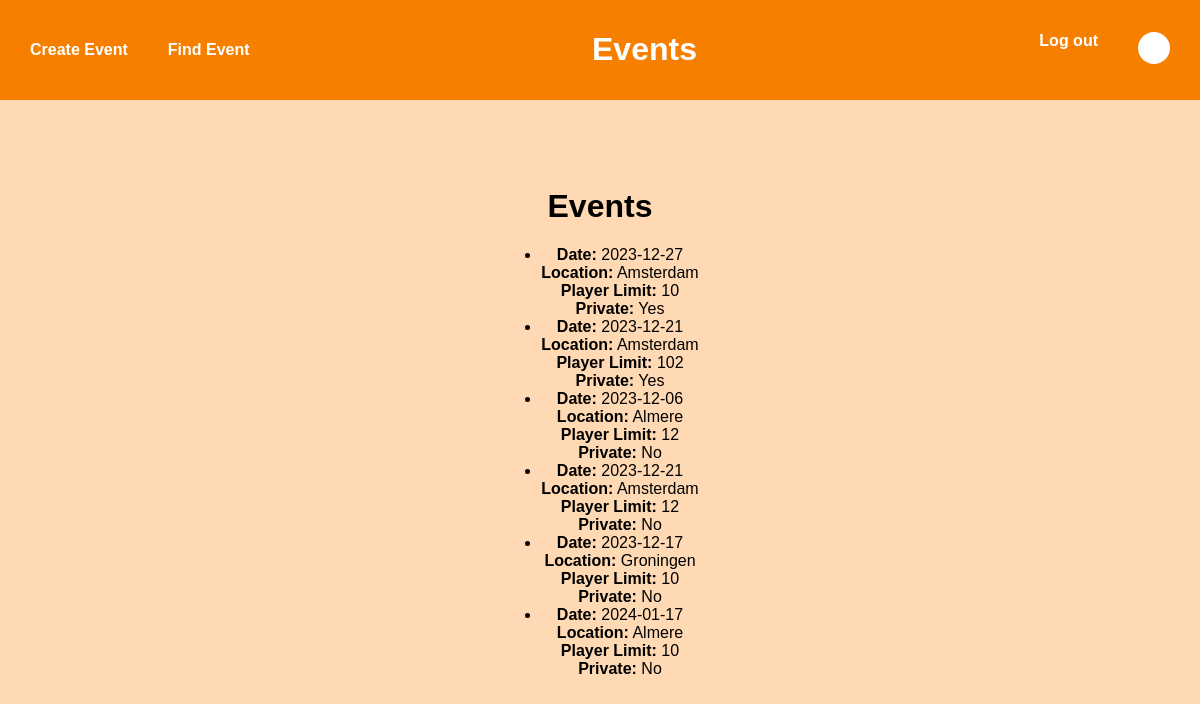
Screenshot of /find (signed in) with the database file from the repository.
### main.py (models this page shows)
class Events(db.Model):
    id = db.Column(db.Integer, primary_key=True)
    date = db.Column(db.String(80))
    location = db.Column(db.String(80))
    player_limit = db.Column(db.Integer, default=4)
    private = db.Column(db.Boolean, default=True)
    password = db.Column(db.String(256))

### main.py (the view)
@app.route("/find", methods=['GET', 'POST'])
@login_required
def find_game():
    all_events = Events.query.all()
    return render_template('find.html', events=all_events)

### main.py (called while the page is built)
def login_required(f):
    @wraps(f)
    def decorated_function(*args, **kwargs):
        if session.get("username") is None:
            return flask.redirect("/")
        return f(*args, **kwargs)
    return decorated_function

### templates/find.html
{% extends "layout.html" %}
{% block title %}Events{% endblock %}
{% block content %}
<body>
    <h1>Events</h1>
    <ul>
        {% for event in events %}
            <li>
                <strong>Date:</strong> {{ event.date }}<br>
                <strong>Location:</strong> {{ event.location }}<br>
                <strong>Player Limit:</strong> {{ event.player_limit }}<br>
                <strong>Private:</strong> {{ 'Yes' if event.private else 'No' }}<br>
            </li>
        {% endfor %}
    </ul>
</body>
{% endblock %}

### templates/layout.html (shortened to what this page needs)
<!DOCTYPE html>
<html lang="en">
<head>
</head>
<body>
    <div class="toolbar">
        <ul>
            <li><a href="/create">Create Event</a></li>
            <li><a href="/find">Find Event</a></li>
        </ul>
        <h1 class="toolbar-title"><a href="/home">{% block title %}Home{% endblock %}</a></h1>
        <ul>
            <li><a href="/">Log out</a></li>
            <li><a href="/profile" class="profile-link">
                <div class="user-icon"></div>
            </a></li>
        </ul>
    </div>
    <div class="centered-content">
        {% block content %}{% endblock %}
    </div>
</body>
</html>

### templates/layout.html (style rules this page uses)
body, html { height: 100%; margin: 0; background-color: #FFD9B3; font-family: Arial, sans-serif; display: flex; justify-content: center; align-items: center; }
.toolbar { background-color: #f77f00; padding: 10px 20px; position: fixed; width: 100%; top: 0; display: flex; justify-content: space-between; align-items: center; box-sizing: border-box; }
.toolbar ul { list-style: none; padding: 0; margin: 0; display: flex; gap: 20px; }
.toolbar li { padding: 5px 10px; }
.toolbar a { text-decoration: none; color: white; font-weight: bold; }
.toolbar .user-icon { background-color: white; width: 32px; height: 32px; border-radius: 50%; display: inline-block; }
.centered-content { text-align: center; padding-top: 60px; width: 100%; }

### rows the page displays
Events: date "2023-12-27", location "Amsterdam", player_limit "10", private "Yes"
Events: date "2023-12-21", location "Amsterdam", player_limit "102", private "Yes"
Events: date "2023-12-06", location "Almere", player_limit "12", private "No"
Events: date "2023-12-21", location "Amsterdam", player_limit "12", private "No"
Events: date "2023-12-17", location "Groningen", player_limit "10", private "No"
Events: date "2024-01-17", location "Almere", player_limit "10", private "No"
